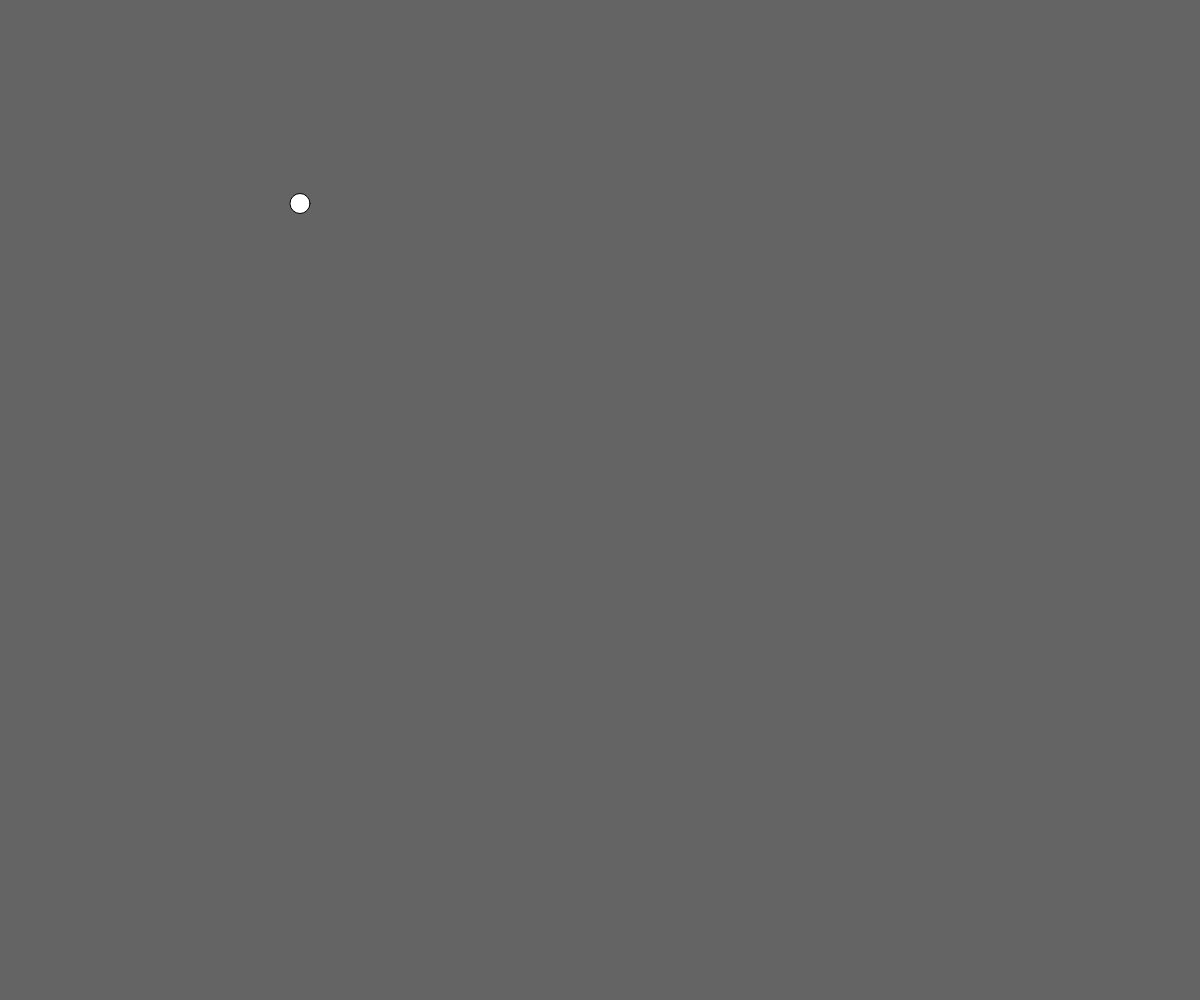
Frame 1 (no input)
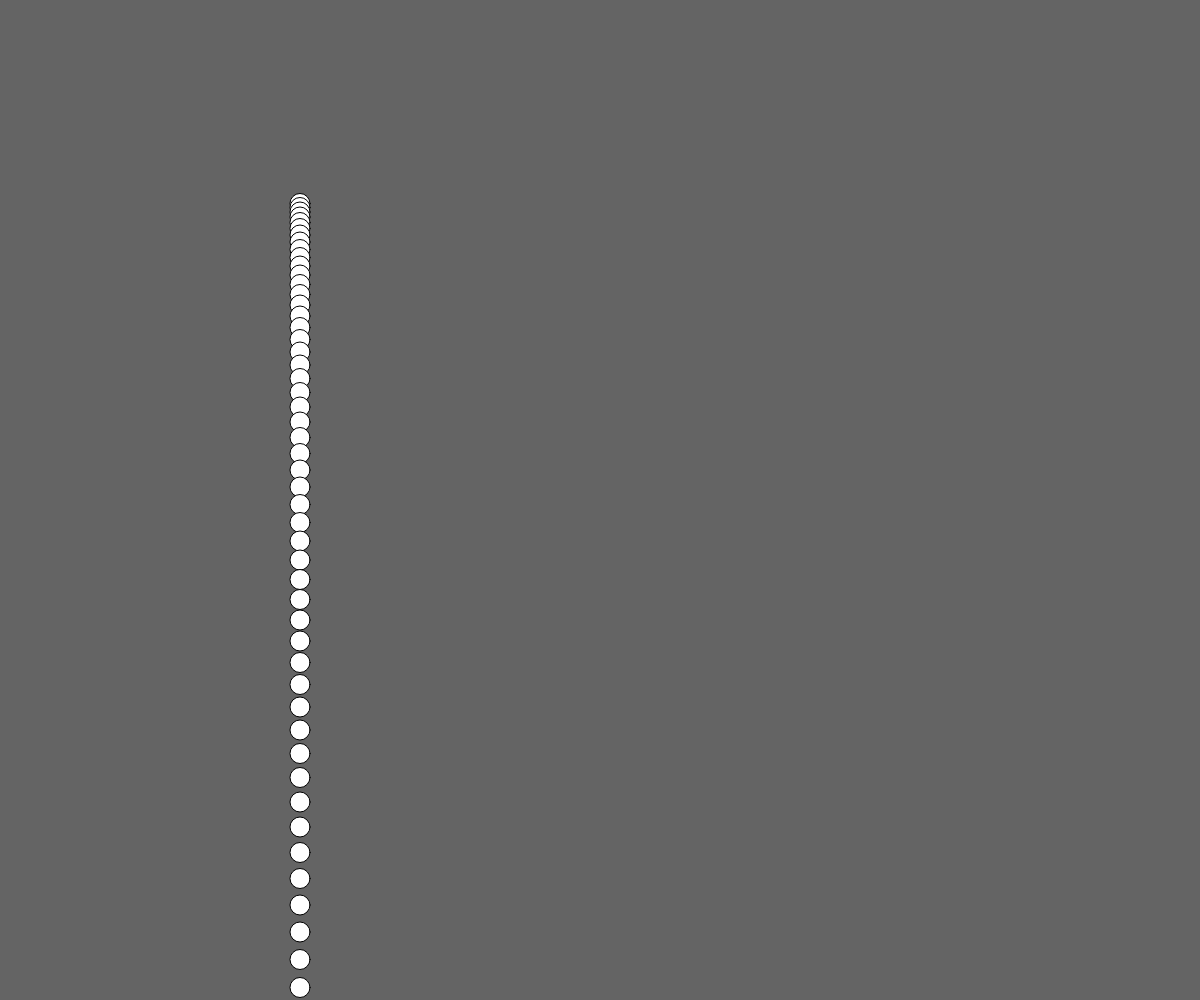
Frame 60 (no input)
Frame 120 (the mouse pressed at the canvas centre since frame 60): identical to frame 60, image omitted

The p5.js sketch that drew these frames (run headless with seeded random() and noise() and a simulated clock; from frame 60 on, the mouse is pressed at the canvas centre):

// p5.js sketch
// ── sketch.js
//필요한 변수들 설정 및 선언
let rad = 10;  //입자 반지름
let xpos, ypos, vx, vy, ax, ay, dt;  //운동 관련 필요 변수들

//화면 구성 및 입자에 대한 설정
function setup() {
	createCanvas(windowWidth, windowHeight);  //화면 크기
	background(100);  //배경 색(위치를 어디에 둘지 고민해 보기)
	ellipseMode(RADIUS);  //반지름을 기준으로 타원그리기
	xpos = windowWidth/4;  //x의 초기값
    ypos = windowHeight/5;  //y의 초기값
	vy = 30;	 //y방향 초기속도
	ay = 50; //0.5;	 //y방향 초기 가속도
    dt = 0.1;  //시간간격
}

//반복적 작동 부분
function draw() {
	vy += ay*dt;  //y방향 초기 가속도
	ypos += vy*dt;  //y방향 초기 가속도
	ellipse(xpos, ypos, rad, rad);
}
